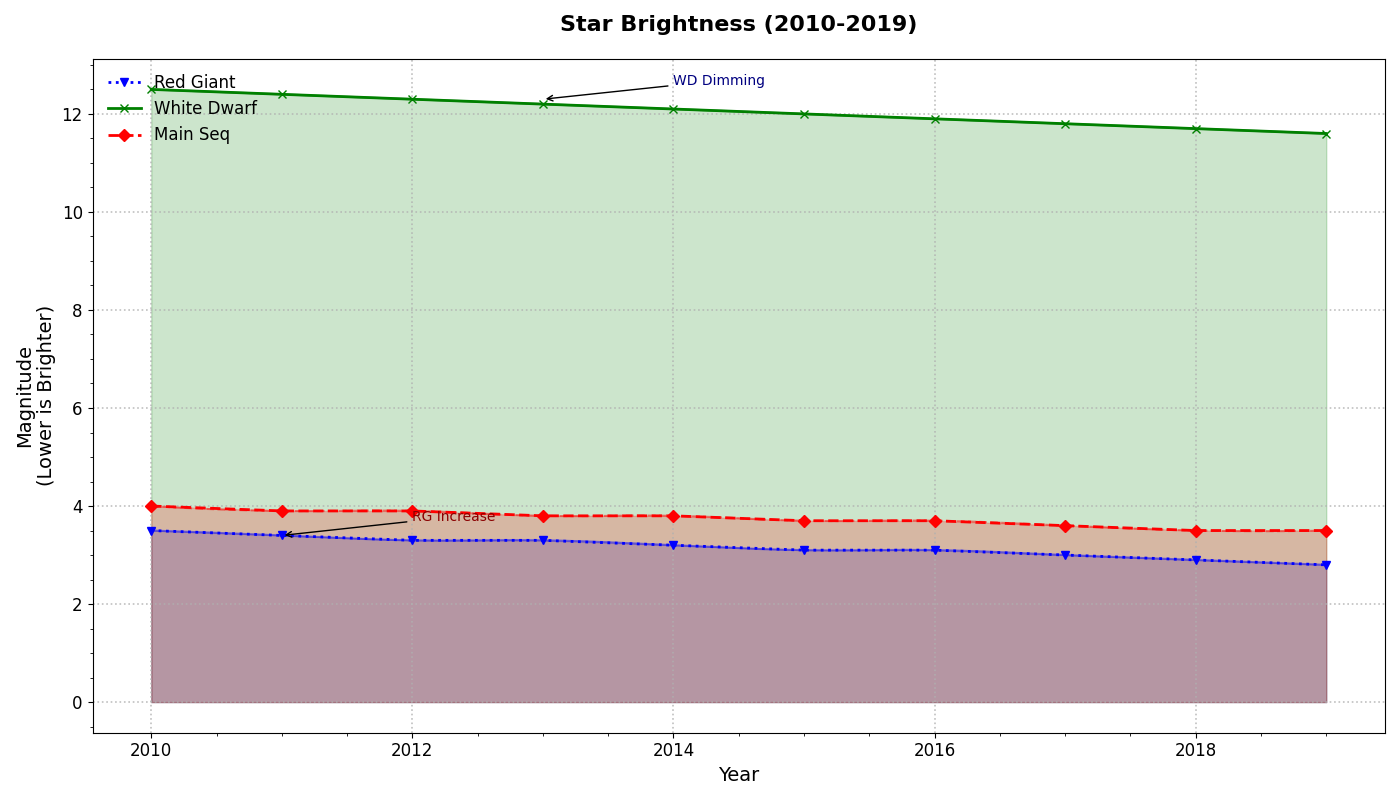

Reproduce this figure in Python.
import matplotlib.pyplot as plt
import numpy as np
from scipy.interpolate import make_interp_spline

years = np.arange(2010, 2020)
red_giant_magnitudes = np.array([3.5, 3.4, 3.3, 3.3, 3.2, 3.1, 3.1, 3.0, 2.9, 2.8])
white_dwarf_magnitudes = np.array([12.5, 12.4, 12.3, 12.2, 12.1, 12.0, 11.9, 11.8, 11.7, 11.6])
main_sequence_magnitudes = np.array([4.0, 3.9, 3.9, 3.8, 3.8, 3.7, 3.7, 3.6, 3.5, 3.5])

fig, ax = plt.subplots(figsize=(14, 8))

# Shuffled color assignments
ax.plot(years, red_giant_magnitudes, label='Red Giant', color='blue', marker='v', linestyle=':', linewidth=2)
ax.plot(years, white_dwarf_magnitudes, label='White Dwarf', color='green', marker='x', linestyle='-', linewidth=2)
ax.plot(years, main_sequence_magnitudes, label='Main Seq', color='red', marker='D', linestyle='--', linewidth=2)

ax.fill_between(years, red_giant_magnitudes, color='blue', alpha=0.2)
ax.fill_between(years, white_dwarf_magnitudes, color='green', alpha=0.2)
ax.fill_between(years, main_sequence_magnitudes, color='red', alpha=0.2)

def smooth_trendline(x, y):
    spline = make_interp_spline(x, y, k=2)
    x_range = np.linspace(min(x), max(x), 300)
    smooth_y = spline(x_range)
    return x_range, smooth_y

rg_x, rg_smooth = smooth_trendline(years, red_giant_magnitudes)
wd_x, wd_smooth = smooth_trendline(years, white_dwarf_magnitudes)
ms_x, ms_smooth = smooth_trendline(years, main_sequence_magnitudes)

ax.plot(rg_x, rg_smooth, color='blue', linestyle='-', alpha=0.5)
ax.plot(wd_x, wd_smooth, color='green', linestyle='-', alpha=0.5)
ax.plot(ms_x, ms_smooth, color='red', linestyle='--', alpha=0.5)

ax.set_title('Star Brightness (2010-2019)', fontsize=16, fontweight='bold', pad=20)
ax.set_xlabel('Year', fontsize=14)
ax.set_ylabel('Magnitude\n(Lower is Brighter)', fontsize=14)

ax.grid(True, which='major', linestyle=':', linewidth=1.2, alpha=0.8)
ax.minorticks_on()
ax.tick_params(axis='both', which='major', labelsize=12)
ax.legend(loc='upper left', fontsize=12, frameon=False)

ax.annotate('RG Increase', xy=(2011, 3.4), xytext=(2012, 3.7),
            arrowprops=dict(facecolor='black', arrowstyle='->'), fontsize=10, color='darkred')
ax.annotate('WD Dimming', xy=(2013, 12.3), xytext=(2014, 12.6),
            arrowprops=dict(facecolor='black', arrowstyle='->'), fontsize=10, color='navy')

plt.tight_layout()
plt.show()
